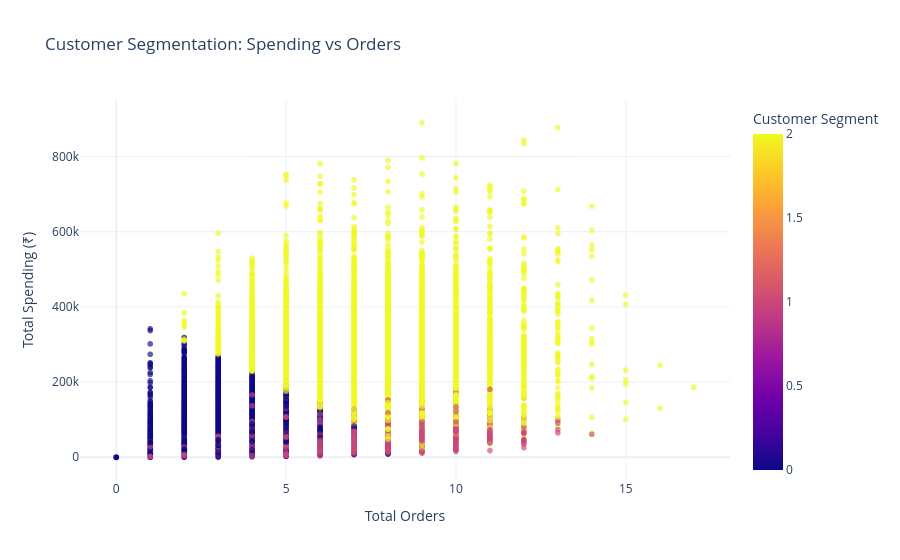

Notebook code for this chart:
### Code cell
import plotly.express as px

fig = px.scatter(
    customers_model,
    x="Total_Orders",
    y="Total_Spent",
    color="Cluster",
    hover_data=["Customer_ID", "Age"],
    title="Customer Segmentation: Spending vs Orders",
    labels={
        "Total_Orders": "Total Orders",
        "Total_Spent": "Total Spending (₹)",
        "Cluster": "Customer Segment"
    },
    opacity=0.65
)

fig.update_layout(
    template="plotly_white",
    xaxis_title="Total Orders",
    yaxis_title="Total Spending (₹)"
)

fig.show()

### Figure 1 — Plotly figure (JSON) as saved in the notebook; plotly's stock layout.template omitted (floating-point values rounded to 4 significant figures; data arrays with more than 128 entries replaced by an {"elided": "..."} marker saying what was removed)
{"data": [{"customdata": {"elided": "40000x2 mixed values"}, "hovertemplate": "Total Orders=%{x}<br>Total Spending (₹)=%{y}<br>Customer_ID=%{customdata[0]}<br>Age=%{customdata[1]}<br>Customer Segment=%{marker.color}<extra></extra>", "legendgroup": "", "marker": {"color": {"elided": "40000 int values"}, "coloraxis": "coloraxis", "opacity": 0.65, "symbol": "circle"}, "mode": "markers", "name": "", "showlegend": false, "type": "scattergl", "x": {"elided": "40000 int values"}, "xaxis": "x", "y": {"elided": "40000 float values"}, "yaxis": "y"}], "layout": {"coloraxis": {"colorbar": {"title": {"text": "Customer Segment"}}, "colorscale": [[0, "#0d0887"], [0.1111, "#46039f"], [0.2222, "#7201a8"], [0.3333, "#9c179e"], [0.4444, "#bd3786"], [0.5556, "#d8576b"], [0.6667, "#ed7953"], [0.7778, "#fb9f3a"], [0.8889, "#fdca26"], [1, "#f0f921"]]}, "legend": {"tracegroupgap": 0}, "title": {"text": "Customer Segmentation: Spending vs Orders"}, "xaxis": {"anchor": "y", "domain": [0, 1], "title": {"text": "Total Orders"}}, "yaxis": {"anchor": "x", "domain": [0, 1], "title": {"text": "Total Spending (₹)"}}}}
